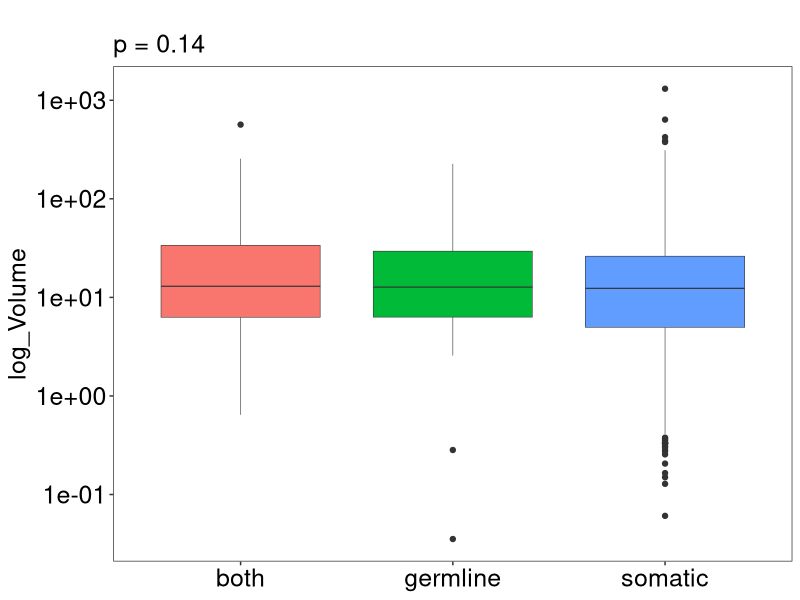

Source code (R):
# -----------------------------------------------------------------------------
#
# Compare spore volume to transmission
#
# Jason Jiang - Created: 2020/08/16
#                     Last Edit: 2021/02/19
#
# Reinke Lab - Microsporidia Database Project
#
# Compare spore volumes across different modes of transmission (horizontal,
# vertical, both)
#
# Thanks to Brandon for this RScript layout
#
# -----------------------------------------------------------------------------

# First, load in useful packages
library(tidyverse)
library(readxl)


# Set the working directory, this is what I use.
setwd('P:/Shared/Microsporidia database/Figure S4 (Jason)/Fig S4E - Spore volume to transmission')


# Load in the database I described earlier, of microsporidia species and their
# dimensions, volumes + infection strategies.
dimension_infection_db <- read_xlsx("NEW VOLUMES DATABASE.xlsx")


# Filter out species without transmission data
dimension_infection_db <- dimension_infection_db %>%
  filter(!is.na(Transmission) & !is.na(Volume)) %>%
  separate_rows(Volume, sep = "; ") %>%
  rowwise() %>%
  mutate(Volume_formatted = as.numeric(str_split(Volume, " ")[[1]][1])) %>%
  arrange(Volume_formatted)

# First, perform Kruskal-Wallis test to see if any median tube values are significantly
# different across microsporidia infection types
kruskal.test(data = dimension_infection_db, log10(Volume_formatted) ~ Transmission)


# Make the boxplot
ggplot(dimension_infection_db, aes(x = Transmission,
                                 y = Volume_formatted,
                                 fill = Transmission)) +
  geom_boxplot(show.legend = FALSE, lwd = 0.2) +
  scale_y_log10() +
  theme_bw() +
  labs(x = "Transmission", y = "log_Volume", title = "\np = 0.14") +
  theme(plot.title = element_text(size = 18),
        axis.text = element_text(size = 18, color= "black"),
        axis.title = element_text(size = 18),
        axis.title.x = element_blank(),
        panel.background = element_blank(),
        panel.grid.major = element_blank(),
        panel.grid.minor = element_blank())